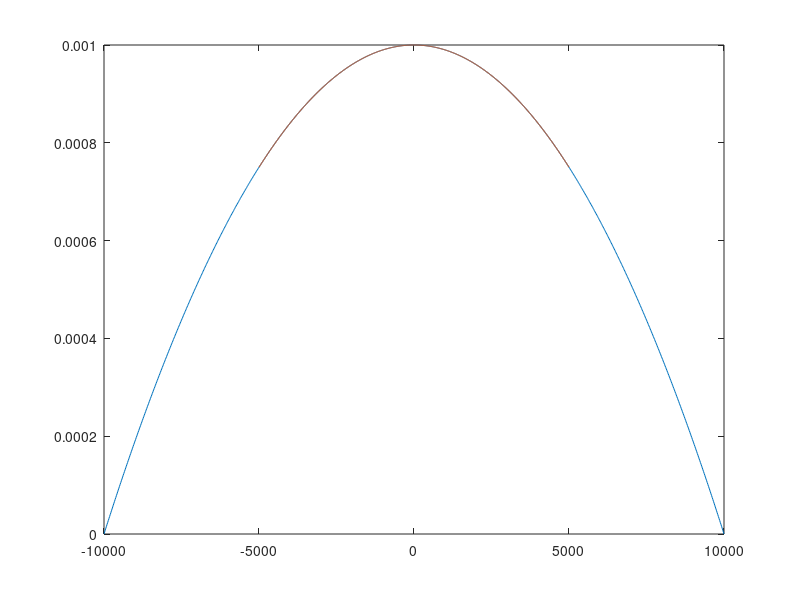

MATLAB code for this plot:
f1 = linspace(-10^4, 10^4, 1001);
f2 = linspace(-5*10^3, 5*10^3, 1001);
s1 = 10.^-3.*(1-f1.^2./10.^8);
s2 = 10.^-3.*(1-f2.^2./10.^8);
print = 10^-3*(1-5000^2/10^8)
Fig1 = figure('Position', [200, 75, 850, 600]); % set figure size and location
plot(f1, s1, f2, s2);
xlim([-10^4 10^4]);